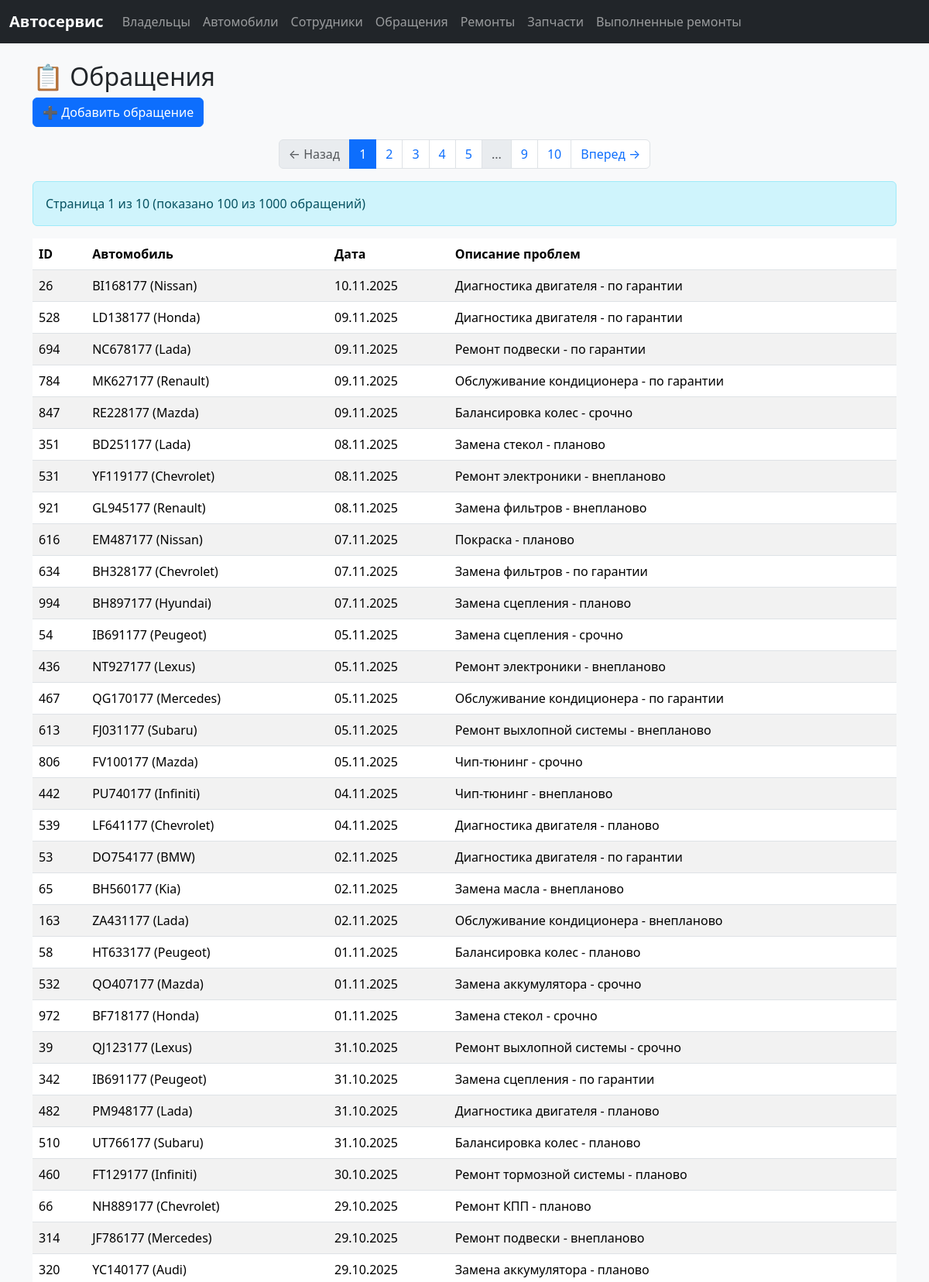
The app's page /requests (upper part) with its own data.
### autoservice_app/models.py (models this page shows, shortened)
class ServiceRequest(db.Model):
    __tablename__ = 'service_request'
    id = db.Column(db.Integer, primary_key=True)
    car_id = db.Column(db.Integer, db.ForeignKey('car.id'), nullable=False)
    request_date = db.Column(db.Date, default=datetime.utcnow, nullable=False)
    issues = db.Column(db.Text, nullable=False)
    repairs = db.relationship('Repair', backref='request', lazy=True, cascade='all, delete-orphan')
    @property
    def formatted_request_date(self):
        return self.request_date.strftime("%d.%m.%Y") if self.request_date else ""

class Car(db.Model):
    __tablename__ = 'car'
    id = db.Column(db.Integer, primary_key=True)
    number = db.Column(db.String(20), unique=True, nullable=False)
    brand = db.Column(db.String(64), nullable=False)
    release_date = db.Column(db.Date, nullable=False)
    owner_id = db.Column(db.Integer, db.ForeignKey('owner.id'), nullable=False)
    requests = db.relationship('ServiceRequest', backref='car', lazy=True, cascade='all, delete-orphan')
    completed_works = db.relationship('CompletedWork', backref='car', lazy=True, cascade='all, delete-orphan')

### autoservice_app/routes.py (the view, shortened to what this page needs)
@bp.route("/requests", methods=["GET", "POST"])
def requests():
    page = request.args.get('page', 1, type=int)
    per_page = 100
    requests_pagination = ServiceRequest.query.order_by(
        ServiceRequest.request_date.desc()
    ).paginate(page=page, per_page=per_page, error_out=False)
    cars = Car.query.all()
    return render_template("requests.html",
                           requests_pagination=requests_pagination,
                           cars=cars,
                           helper=ViewHelper())

### autoservice_app/templates/requests.html (shortened to what this page needs)
{% extends "base.html" %}
{% block content %}
<h2>📋 Обращения</h2>
<button class="btn btn-primary mb-3" data-bs-toggle="modal" data-bs-target="#addRequestModal">
    ➕ Добавить обращение
</button>
{% if requests_pagination.pages > 1 %}
<nav aria-label="Навигация по страницам">
    <ul class="pagination justify-content-center">
        <li class="page-item {% if not requests_pagination.has_prev %}disabled{% endif %}">
            <a class="page-link" href="{{ url_for('main.requests', page=requests_pagination.prev_num) }}">
                ← Назад
            </a>
        </li>
        {% for page_num in requests_pagination.iter_pages() %}
            {% if page_num %}
                <li class="page-item {% if page_num == requests_pagination.page %}active{% endif %}">
                    <a class="page-link" href="{{ url_for('main.requests', page=page_num) }}">
                        {{ page_num }}
                    </a>
                </li>
            {% else %}
                <li class="page-item disabled"><span class="page-link">...</span></li>
            {% endif %}
        {% endfor %}
        <li class="page-item {% if not requests_pagination.has_next %}disabled{% endif %}">
            <a class="page-link" href="{{ url_for('main.requests', page=requests_pagination.next_num) }}">
                Вперед →
            </a>
        </li>
    </ul>
</nav>
{% endif %}
<div class="alert alert-info">
    Страница {{ requests_pagination.page }} из {{ requests_pagination.pages }}
    (показано {{ requests_pagination.items|length }} из {{ requests_pagination.total }} обращений)
</div>
<table class="table table-striped">
    <thead>
    <tr>
        <th>ID</th>
        <th>Автомобиль</th>
        <th>Дата</th>
        <th>Описание проблем</th>
    </tr>
    </thead>
    <tbody>
    {% for req in requests_pagination.items %}
        <tr>
            <td>{{ req.id }}</td>
            <td>{{ req.car.number }} ({{ req.car.brand }})</td>
            <td>{{ req.formatted_request_date }}</td>
            <td>{{ req.issues }}</td>
        </tr>
    {% endfor %}
    </tbody>
</table>
{% endblock %}

### autoservice_app/templates/base.html (shortened to what this page needs)
<!DOCTYPE html>
<html lang="ru">
<head>
    <link href="https://cdn.jsdelivr.net/npm/bootstrap@5.3.2/dist/css/bootstrap.min.css" rel="stylesheet">
</head>
<body>
<nav class="navbar navbar-expand-lg navbar-dark bg-dark mb-4">
    <div class="container-fluid">
        <a class="navbar-brand" href="{{ url_for('main.index') }}">Автосервис</a>
        <div class="collapse navbar-collapse" id="navbarNav">
            <ul class="navbar-nav">
                <li class="nav-item"><a class="nav-link" href="{{ url_for('main.owners') }}">Владельцы</a></li>
                <li class="nav-item"><a class="nav-link" href="{{ url_for('main.cars') }}">Автомобили</a></li>
                <li class="nav-item"><a class="nav-link" href="{{ url_for('main.employees') }}">Сотрудники</a></li>
                <li class="nav-item"><a class="nav-link" href="{{ url_for('main.requests') }}">Обращения</a></li>
                <li class="nav-item"><a class="nav-link" href="{{ url_for('main.repairs') }}">Ремонты</a></li>
                <li class="nav-item"><a class="nav-link" href="{{ url_for('main.spares') }}">Запчасти</a></li>
                <li class="nav-item"><a class="nav-link" href="{{ url_for('main.works') }}">Выполненные ремонты</a></li>
            </ul>
        </div>
    </div>
</nav>
<main class="container">
    {% block content %}{% endblock %}
</main>
</body>
</html>

### autoservice_app/templates/base.html (style rules this page uses)
body { background-color: #f8f9fa; }
.navbar-brand { font-weight: 600; }

### records on screen
ServiceRequest: id "26", car.number "BI168177", car.brand "Nissan", formatted_request_date "10.11.2025", issues "Диагностика двигателя - по гарантии"
ServiceRequest: id "528", car.number "LD138177", car.brand "Honda", formatted_request_date "09.11.2025", issues "Диагностика двигателя - по гарантии"
ServiceRequest: id "694", car.number "NC678177", car.brand "Lada", formatted_request_date "09.11.2025", issues "Ремонт подвески - по гарантии"
ServiceRequest: id "784", car.number "MK627177", car.brand "Renault", formatted_request_date "09.11.2025", issues "Обслуживание кондиционера - по гарантии"
ServiceRequest: id "847", car.number "RE228177", car.brand "Mazda", formatted_request_date "09.11.2025", issues "Балансировка колес - срочно"
ServiceRequest: id "351", car.number "BD251177", car.brand "Lada", formatted_request_date "08.11.2025", issues "Замена стекол - планово"
ServiceRequest: id "531", car.number "YF119177", car.brand "Chevrolet", formatted_request_date "08.11.2025", issues "Ремонт электроники - внепланово"
ServiceRequest: id "921", car.number "GL945177", car.brand "Renault", formatted_request_date "08.11.2025", issues "Замена фильтров - внепланово"
ServiceRequest: id "616", car.number "EM487177", car.brand "Nissan", formatted_request_date "07.11.2025", issues "Покраска - планово"
ServiceRequest: id "634", car.number "BH328177", car.brand "Chevrolet", formatted_request_date "07.11.2025", issues "Замена фильтров - по гарантии"
ServiceRequest: id "994", car.number "BH897177", car.brand "Hyundai", formatted_request_date "07.11.2025", issues "Замена сцепления - планово"
ServiceRequest: id "54", car.number "IB691177", car.brand "Peugeot", formatted_request_date "05.11.2025", issues "Замена сцепления - срочно"
ServiceRequest: id "436", car.number "NT927177", car.brand "Lexus", formatted_request_date "05.11.2025", issues "Ремонт электроники - внепланово"
ServiceRequest: id "467", car.number "QG170177", car.brand "Mercedes", formatted_request_date "05.11.2025", issues "Обслуживание кондиционера - по гарантии"
ServiceRequest: id "613", car.number "FJ031177", car.brand "Subaru", formatted_request_date "05.11.2025", issues "Ремонт выхлопной системы - внепланово"
ServiceRequest: id "806", car.number "FV100177", car.brand "Mazda", formatted_request_date "05.11.2025", issues "Чип-тюнинг - срочно"
ServiceRequest: id "442", car.number "PU740177", car.brand "Infiniti", formatted_request_date "04.11.2025", issues "Чип-тюнинг - внепланово"
ServiceRequest: id "539", car.number "LF641177", car.brand "Chevrolet", formatted_request_date "04.11.2025", issues "Диагностика двигателя - планово"
ServiceRequest: id "53", car.number "DO754177", car.brand "BMW", formatted_request_date "02.11.2025", issues "Диагностика двигателя - по гарантии"
ServiceRequest: id "65", car.number "BH560177", car.brand "Kia", formatted_request_date "02.11.2025", issues "Замена масла - внепланово"
ServiceRequest: id "163", car.number "ZA431177", car.brand "Lada", formatted_request_date "02.11.2025", issues "Обслуживание кондиционера - внепланово"
ServiceRequest: id "58", car.number "HT633177", car.brand "Peugeot", formatted_request_date "01.11.2025", issues "Балансировка колес - планово"
ServiceRequest: id "532", car.number "QO407177", car.brand "Mazda", formatted_request_date "01.11.2025", issues "Замена аккумулятора - срочно"
ServiceRequest: id "972", car.number "BF718177", car.brand "Honda", formatted_request_date "01.11.2025", issues "Замена стекол - срочно"
ServiceRequest: id "39", car.number "QJ123177", car.brand "Lexus", formatted_request_date "31.10.2025", issues "Ремонт выхлопной системы - срочно"
ServiceRequest: id "342", car.number "IB691177", car.brand "Peugeot", formatted_request_date "31.10.2025", issues "Замена сцепления - по гарантии"
ServiceRequest: id "482", car.number "PM948177", car.brand "Lada", formatted_request_date "31.10.2025", issues "Диагностика двигателя - планово"
ServiceRequest: id "510", car.number "UT766177", car.brand "Subaru", formatted_request_date "31.10.2025", issues "Балансировка колес - планово"
ServiceRequest: id "460", car.number "FT129177", car.brand "Infiniti", formatted_request_date "30.10.2025", issues "Ремонт тормозной системы - планово"
ServiceRequest: id "66", car.number "NH889177", car.brand "Chevrolet", formatted_request_date "29.10.2025", issues "Ремонт КПП - планово"
ServiceRequest: id "314", car.number "JF786177", car.brand "Mercedes", formatted_request_date "29.10.2025", issues "Ремонт подвески - внепланово"
ServiceRequest: id "320", car.number "YC140177", car.brand "Audi", formatted_request_date "29.10.2025", issues "Замена аккумулятора - планово"

### other values on screen
{{ page_num }} "1" "2" "3" "4" "5" "9" "10"
{{ requests_pagination.page }} "1"
{{ requests_pagination.pages }} "10"
{{ requests_pagination.items|length }} "100"
{{ requests_pagination.total }} "1000"
